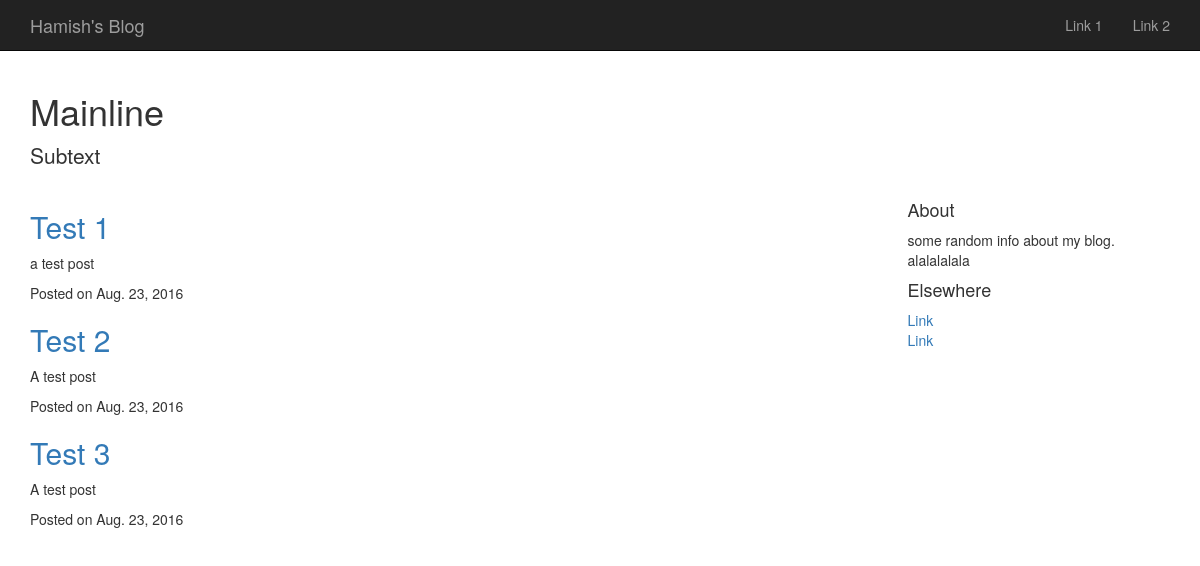
Before: / with the older database file.
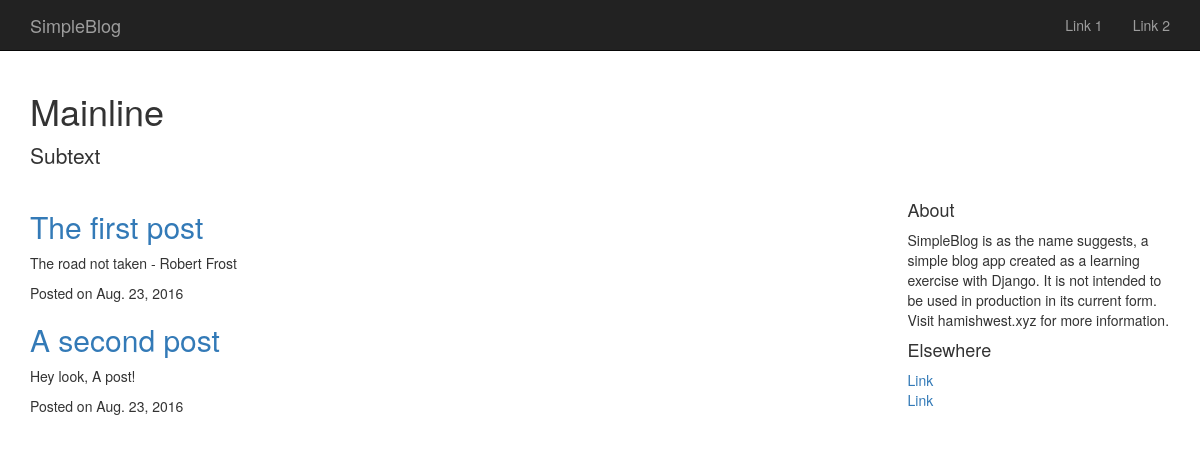
After: the same page with the newer database file.
### blog/models.py (models this page shows, shortened)
class BlogInfo(models.Model):
    name = models.CharField(max_length=100)
    about = models.TextField()
    def getname(self):
        return '%s' % self.name
    def getabout(self):
        return '%s' % self.about

class Post(models.Model):
    title = models.CharField(max_length=100)
    slug = models.SlugField(unique=True, max_length=100)
    description = models.CharField(max_length=255)
    content = models.TextField()
    published = models.BooleanField(default=True)
    created = models.DateTimeField(auto_now_add=True)
    ordering=['-created']
    def get_absolute_url(self):
        return 'blog/%s' % self.slug

### blog/views.py (the view)
# urls.py: url(r'^$', views.index, name='index'),
def index(request):
    posts = Post.objects.filter(published=True)
    info = BlogInfo.objects.first()
    return render(request, 'blog/index.html',{'posts':posts , 'info':info})

### blog/templates/blog/index.html (shortened to what this page needs)
{% extends 'base.html' %}
{% block blogname %}{{ info.getname }}{% endblock %}
{% block content %}
 <div class="container">
    <div class="blog-header">
        <h1 class="blog-title">Mainline</h1>
        <p class="lead blog-description">Subtext</p>
     </div>
     <div class="row">
         <div class="col-sm-8 blog-main">
{% for post in posts %}
             <div class="blog-post">
                <h2 class="blog-post-title"><a href="{{post.get_absolute_url}}">{{post.title}}</a></h2>
                <p>{{post.description}}</p>
                <p class="blog-post-meta">Posted on <time datetime="{{post.created|date:"c"}}">{{post.created|date}}</time></p>
             </div>
{% endfor %}
        </div>
        <div class="col-sm-3 col-sm-offset-1 blog-sidebar">
          <div class="sidebar-module sidebar-module-inset">
            <h4>About</h4>
            <p>{{ info.getabout }}</p>
          </div>
          <div class="sidebar-module">
            <h4>Elsewhere</h4>
            <ol class="list-unstyled">
              <li><a href="#">Link</a></li>
              <li><a href="#">Link</a></li>
            </ol>
          </div>
        </div>
      </div>
    </div>
{% endblock %}

Changed rows visible on the page:
removed Post: title "Test 3", description "A test post", created "Aug. 23, 2016"
changed BlogInfo: getname "Hamish's Blog" → "SimpleBlog"; getabout "some random info about my blog. alalalalala" → "SimpleBlog is as the name suggests, a simple blog app created as a learning exercise with Django. It is not intended to be used in production in its current form. Visit hamishwest.xyz for more information."
changed Post: title "Test 1" → "The first post"; description "a test post" → "The road not taken - Robert Frost"
changed Post: title "Test 2" → "A second post"; description "A test post" → "Hey look, A post!"
